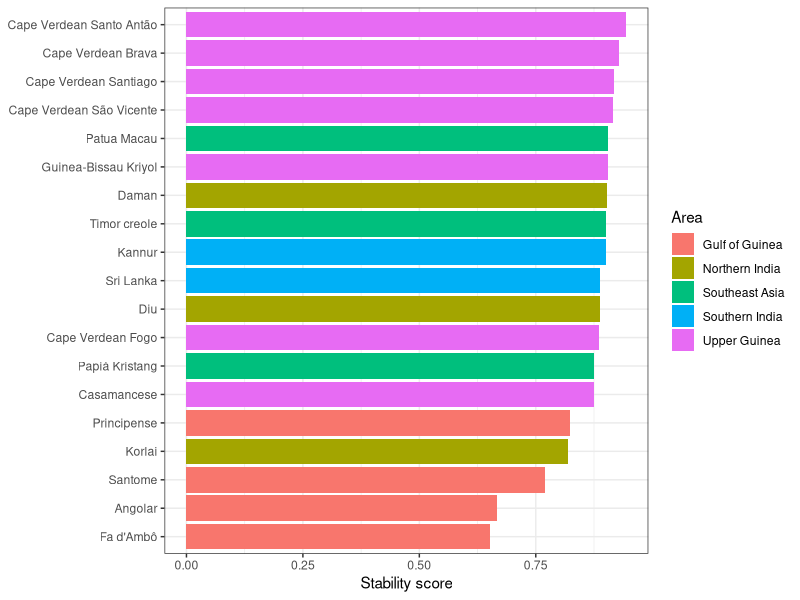
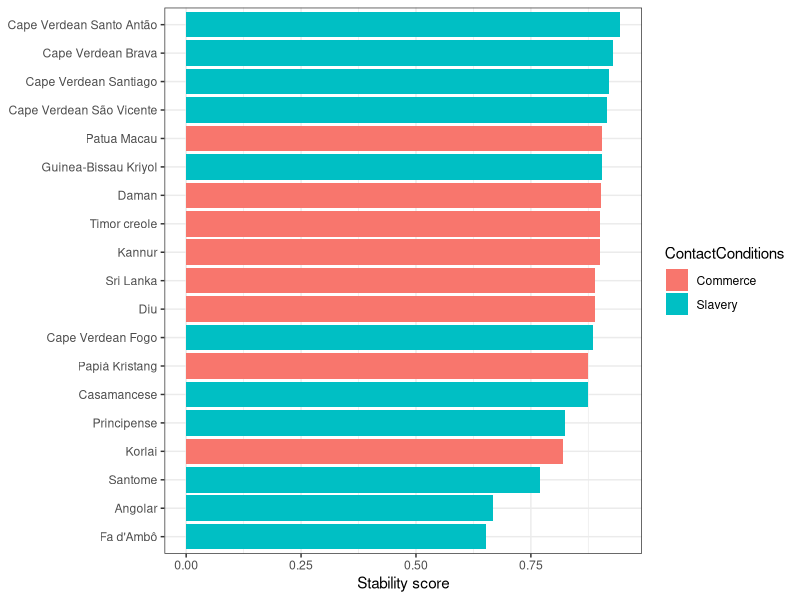
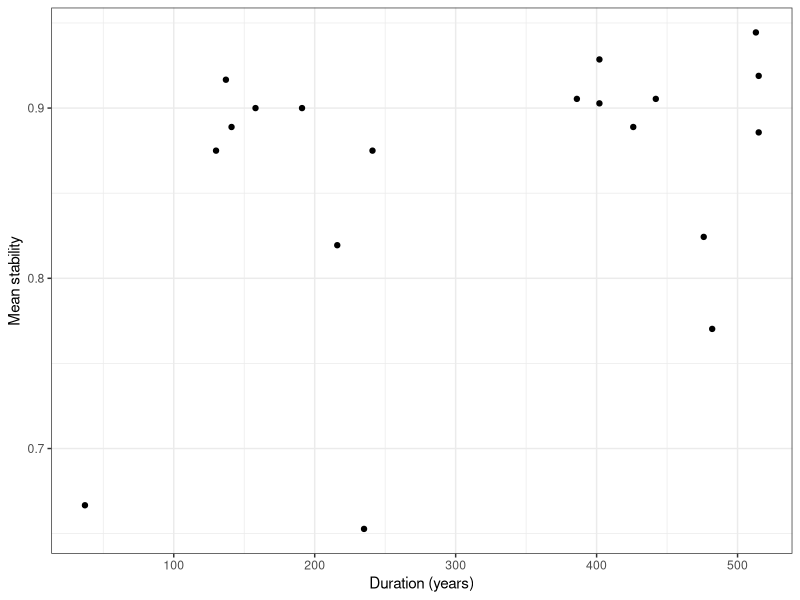
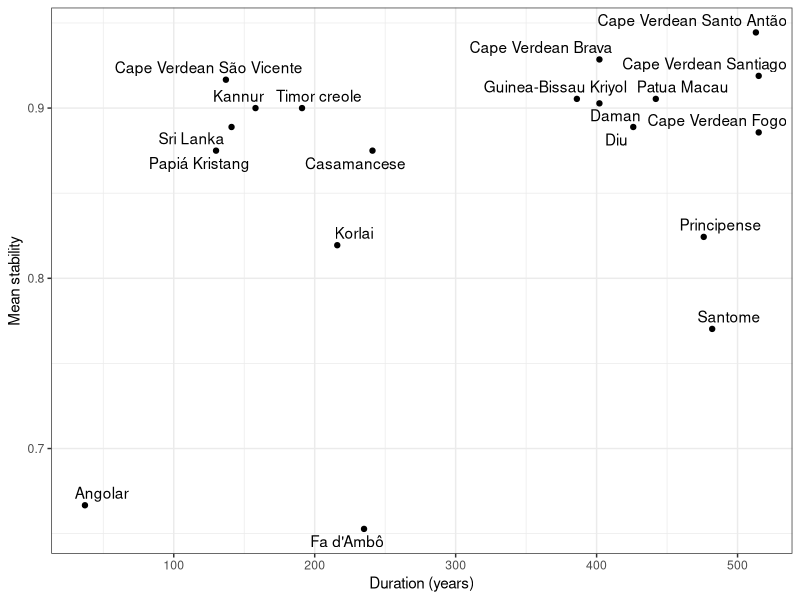
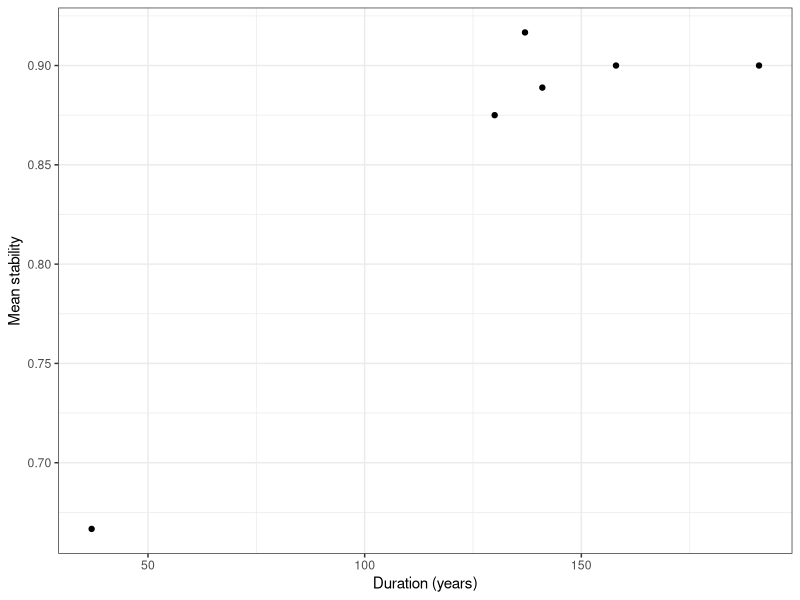
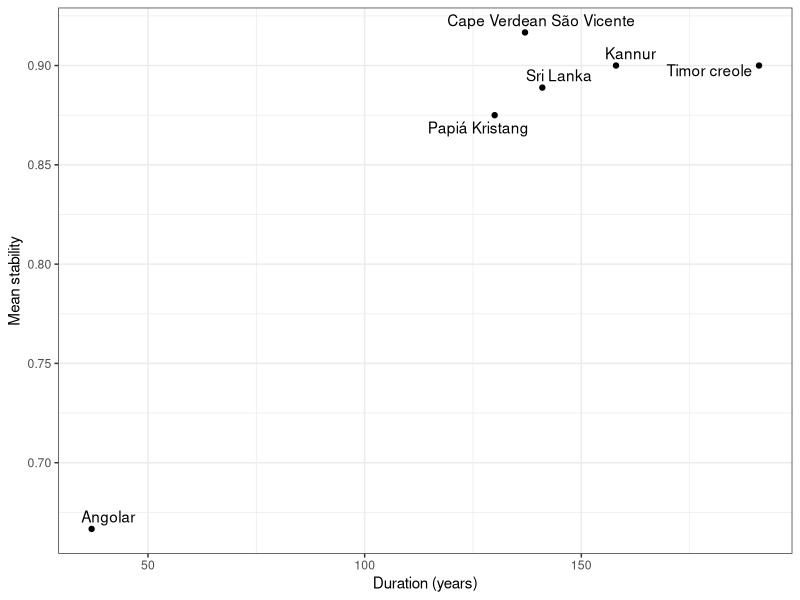
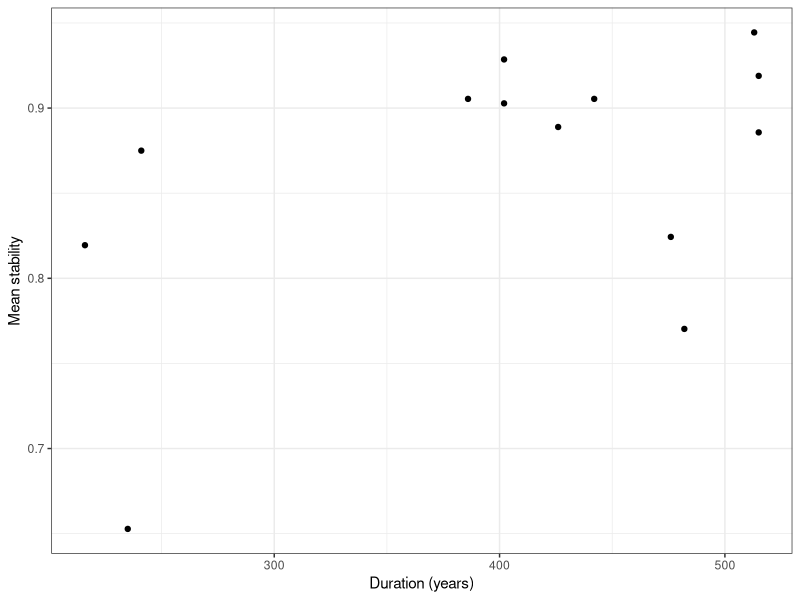
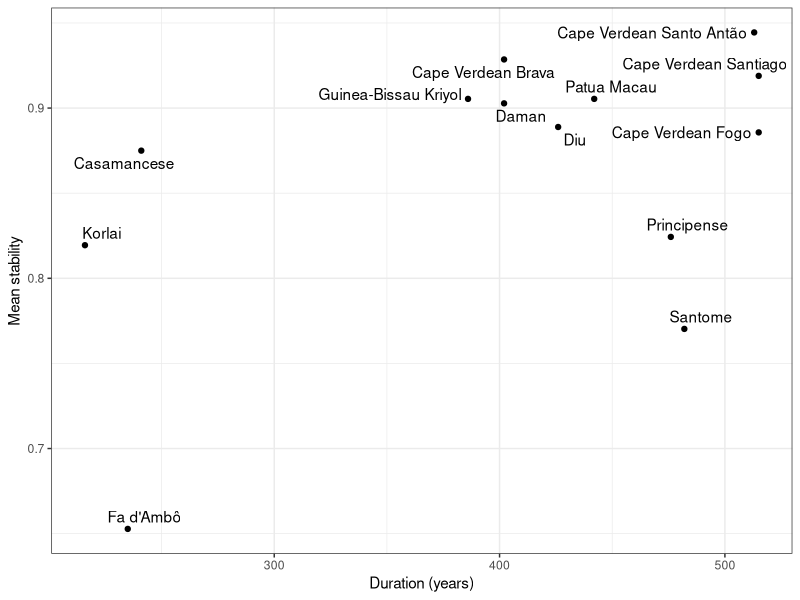

Write the R code that produced these figures, in order. (Note: this script raises an error after producing the figures.)
## ---- chunk 1
library(tidyverse)
library(knitr)
library(ggrepel)

# Set the theme for all figures
theme_set(theme_bw())
## ---- chunk 2
database <- read_csv('database.csv')
## ---- chunk 3
database %>% head() %>% kable()
## ---- chunk 4
database$duration <- database$`EndOfInfluence` - database$`FirstMajorSettlement`
## ---- chunk 5
database <- mutate(database, GlobalStability = (PlaceStability + MannerStability)/2)
# table(database$Language, database$GlobalStability)
## ---- chunk 6
database <- database %>% mutate(duration_group = ifelse(duration <= 200, 'short', 'long'))
## ---- chunk 7
database <- database %>% mutate(categorical_stability = ifelse(PlaceStability == 1 & MannerStability == 1, 'no manner/no place', NA))

database <- database %>% mutate(categorical_stability = ifelse(PlaceStability == 1 & MannerStability == 0, 'manner/no place', categorical_stability))

database <- database %>% mutate(categorical_stability = ifelse(PlaceStability == 0 & MannerStability == 1, 'no manner/place', categorical_stability))

database <- database %>% mutate(categorical_stability = ifelse(PlaceStability == 0 & MannerStability == 0, 'manner/place', categorical_stability))

table(database$categorical_stability)
## ---- chunk 8
creole_stability <- database %>% group_by(Language, Area, duration, duration_group, ContactConditions) %>% summarize(MeanStability = mean(GlobalStability, na.rm = TRUE))
## ---- chunk 9
ggplot(creole_stability) + 
  geom_bar(aes(x = MeanStability, y = reorder(Language, MeanStability), fill = Area), 
           stat = "identity", show.legend = TRUE) +
  theme(axis.title.y = element_blank()) +
  labs(x = "Stability score")
## ---- chunk 10
table(creole_stability$Area)
## ---- chunk 11
ggplot(creole_stability) + 
  geom_bar(aes(x = MeanStability, y = reorder(Language, MeanStability), fill = ContactConditions), 
           stat = "identity", show.legend = TRUE) +
  theme(axis.title.y = element_blank()) +
  labs(x = "Stability score")
## ---- chunk 12
ggplot(creole_stability, aes(x=duration, y=MeanStability)) +
  geom_point() +
  xlab("Duration (years)") +
  ylab("Mean stability")
## ---- chunk 13
ggplot(creole_stability, aes(x=duration, y=MeanStability)) +
  geom_point() +
  geom_text_repel(aes(label = creole_stability$Language)) +
  xlab("Duration (years)") +
  ylab("Mean stability")
## ---- chunk 14
msd <- lm(MeanStability ~ duration, data=creole_stability)
summary(msd)
## ---- chunk 15
tmp_short <- creole_stability %>% filter(duration <= 200)
tmp_long <- creole_stability %>% filter(duration > 200)
## ---- chunk 16
ggplot(tmp_short, aes(x=duration, y=MeanStability)) +
  geom_point() +
  xlab("Duration (years)") +
  ylab("Mean stability")

ggplot(tmp_short, aes(x=duration, y=MeanStability)) +
  geom_point() +
  geom_text_repel(aes(label = tmp_short$Language)) +
  xlab("Duration (years)") +
  ylab("Mean stability")
## ---- chunk 17
ggplot(tmp_long, aes(x=duration, y=MeanStability)) +
  geom_point() +
  xlab("Duration (years)") +
  ylab("Mean stability")

ggplot(tmp_long, aes(x=duration, y=MeanStability)) +
  geom_point() +
  geom_text_repel(aes(label = tmp_long$Language)) +
  xlab("Duration (years)") +
  ylab("Mean stability")
## ---- chunk 18
msd <- lm(MeanStability ~ duration + duration_group * duration, data=creole_stability)
summary(msd)
## ---- chunk 19
ggplot(creole_stability, aes(x = duration, y = MeanStability, color = duration_group)) +
  geom_smooth(method = "lm") +
  geom_point() +
  xlab("Duration (years)") +
  ylab("Mean stability") +
  labs(color = "Duration group")
## ---- chunk 20
library(mgcv)
# Factorize duration_group
creole_stability$duration_group = as.factor(creole_stability$duration_group)

# Model with an interaction between duration_group and duration
# (with maximum of cubic-spline fit)
msd.gam <- gam(MeanStability ~ duration_group + s(duration, k=3) + s(duration, by=duration_group, k=3), data=creole_stability)

summary(msd.gam)

plot(msd.gam, all.terms=T, shade=T, pages=1)

qqnorm(resid(msd.gam)); qqline(resid(msd.gam))

msd.gam.trimmed <- gam(MeanStability ~ duration_group + s(duration, k=3) + s(duration, by=duration_group, k=3), data=creole_stability %>% filter(MeanStability>0.7))

summary(msd.gam.trimmed)

plot(msd.gam.trimmed, sel=1, shade=T, ylab="Effect on mean stability", xlab="Duration of influence", residuals=T, main="Main effect of duration", cex=5, pch=".", col='dodgerblue'); abline(h=0, lty=2, col="red")

plot(msd.gam.trimmed, sel=2, shade=T, ylab="Effect on mean stability", xlab="Duration of influence", main="Long-term influence", col='dodgerblue'); abline(h=0, lty=2, col="red")

plot(msd.gam.trimmed, sel=3, shade=T, ylab="Effect on mean stability", xlab="Duration of influence", main="Short-term influence", col='dodgerblue'); abline(h=0, lty=2, col="red")

# (dotted lines indicate error)
plot(msd.gam.trimmed, all.terms=T, sel=4, ylab="Effect on mean stability", xlab="Duration group", main="Main effect of duration group")

# checking out the model performance
qqnorm(resid(msd.gam.trimmed)); qqline(resid(msd.gam.trimmed)) # meh
## ---- chunk 21
ggplot(database, aes(duration, MannerStability, colour=duration_group)) + 
  geom_point() + 
  geom_smooth(method = "lm") +
  facet_wrap(~Class) +
  xlab("Duration (years)") +
  ylab("Manner stability") +
  labs(color="Duration")
## ---- chunk 22
ggplot(database, aes(duration, GlobalStability, colour=duration_group)) + 
  geom_point() + 
  geom_smooth() +
  facet_wrap(~Class) +
  xlab("Duration (years)") +
  ylab("Global stability") +
  labs(color="Duration")
## ---- chunk 23
ggplot(database, aes(duration, PlaceStability, colour=duration_group)) + 
  geom_point() + 
  geom_smooth(method = "lm") +
  facet_wrap(~LexifierPhoneme)  +
  xlab("Duration (years)") +
  ylab("Place stability") +
  labs(color="Duration")
## ---- chunk 24
ggplot(database, aes(duration, MannerStability, colour=duration_group)) + 
  geom_point() + 
  geom_smooth() +
  facet_wrap(~LexifierPhoneme) +
  xlab("Duration (years)") +
  ylab("Mean stability") +
  labs(color="Duration")
## ---- chunk 25
ggplot(database, aes(duration, GlobalStability, colour=duration_group)) + 
  geom_point() + 
  geom_smooth() +
  facet_wrap(~LexifierPhoneme) +
  xlab("Duration (years)") +
  ylab("Global stability") +
  labs(color="Duration")
## ---- chunk 26
place_results <- database %>% group_by(LexifierPhoneme) %>% summarize(mplace = mean(PlaceStability, na.rm = TRUE))
manner_results <- database %>% group_by(LexifierPhoneme) %>% summarize(mmanner = mean(MannerStability, na.rm = TRUE))

consonant_stability <- left_join(place_results, manner_results, by = "LexifierPhoneme")

class <- c("nasal", "rhotic", "lateral", "fricative", "stop", "stop", "fricative", "stop", "stop", "lateral", "nasal", "nasal", "stop", "rhotic", "fricative", "stop", "affricate", "fricative", "fricative")

consonant_stability_class <- cbind(consonant_stability, class)
## ---- chunk 27
ggplot(consonant_stability, aes(y = mmanner, x = mplace, label = LexifierPhoneme, color=class)) +
  geom_point(position= "dodge") + 
  geom_text(aes(label=LexifierPhoneme), hjust=3, vjust=0) +
  theme(axis.title.x = element_blank(),
        axis.title.y = element_blank())
## ---- chunk 28
ggplot(consonant_stability, aes(y = mmanner, x = mplace)) +
  geom_point(position= "dodge", aes(color=class)) + 
  geom_text_repel(aes(label = LexifierPhoneme)) +
  xlab("Mean stability (place of articulation)") +
  ylab("Mean (manner of articulation)") +
  labs(color="Segment class")
## ---- chunk 29
consonant_global_stability <- mutate(consonant_stability_class, mglobal = (mmanner + mplace)/2)

ggplot(consonant_global_stability) + 
  geom_bar(aes(x = mglobal, 
               y = reorder(LexifierPhoneme, mglobal),
               fill = class), stat = "identity", show.legend = TRUE) +
  labs(x = "Stability score", y = "Phoneme", fill = "Manner")
## ---- chunk 30
# qplot(x = duration, y = MeanStability, data = consonant_global_stability, color = duration_group) +
#  geom_smooth(method = "lm") 
## ---- chunk 31
library(lmerTest)

# Factorizing
mod.db = database %>%
              as.data.frame() %>%
              mutate(categorical_stability = as.factor(categorical_stability),
              Lexifier = as.factor(Lexifier),
              CreolePhoneme = as.factor(CreolePhoneme),
              Language = as.factor(Language))

# Remove singletons/doubletons
#goodies = names(table(mod.db$CreolePhoneme)>2)

#mod.db = mod.db %>%
#         filter(CreolePhoneme %in% goodies)
## ---- chunk 32
plot(mod.db$categorical_stability, mod.db$duration, notch=T)
## ---- chunk 33
table(mod.db$categorical_stability)

# Place stability
cat.mod.place = glmer(PlaceStability ~ log(duration) + (1|CreolePhoneme), data=mod.db, family="binomial")

summary(cat.mod.place)

# Manner stability
cat.mod.manner = glmer(MannerStability ~ log(duration) + (1|CreolePhoneme), data=mod.db, family="binomial")

summary(cat.mod.manner)

# Duration group
cat.mod.group = glmer(as.factor(duration_group) ~ PlaceStability + MannerStability + (1|CreolePhoneme), data=mod.db, family="binomial", nAGQ=0)

summary(cat.mod.group)
## ---- chunk 34
data_by_position <- database %>% select(Position, LexifierPhoneme, PlaceStability, MannerStability) %>% mutate(Position = tolower(Position))

data_by_position$PlaceStability <- as.numeric(data_by_position$PlaceStability)

data_by_position$MannerStability <- as.numeric(data_by_position$MannerStability)
## ---- chunk 35
position_stability <- mutate(data_by_position, GlobalStability = (PlaceStability + MannerStability)/2)

position_results <- position_stability %>% group_by(LexifierPhoneme, Position) %>% summarize(m = mean(GlobalStability, na.rm = TRUE))
## ---- chunk 36
position_results$Position <- factor(position_results$Position, levels = c('word-initial', 'word-medial', 'word-final'))

ggplot(position_results, aes(x = LexifierPhoneme, y = m, fill = Position)) + 
  geom_col(position = position_dodge2(width = 0.9, preserve = "single")) +
  theme(axis.title.x = element_blank(),
        axis.title.y = element_blank()) +
  labs(x = "Lexifier phoneme", y = "Mean stability", fill = "Word position")
## ---- chunk 37
ggplot(position_results) + 
  geom_bar(aes(x = m,
               y = reorder(LexifierPhoneme, m),
               fill = Position), 
           stat = "identity", 
           show.legend = TRUE,
           position = "dodge2") +
  labs(x = "Stability score", y = "Phoneme", fill = "Word position")
## ---- chunk 38
position_results1 <- position_results %>% pivot_wider(names_from = Position, values_from = m)

different_position <- subset(position_results1, position_results1$`word-initial` != position_results1$`word-medial` | position_results1$`word-final` != position_results1$`word-medial`)

different_position_results <- different_position %>% pivot_longer(c(`word-initial`, `word-medial`, `word-final`), names_to = "Position", values_to = "m")

different_position_results$Position <- factor(different_position_results$Position, levels = c('word-initial', 'word-medial', 'word-final'))

ggplot(different_position_results, 
       aes(x = LexifierPhoneme, y = m, fill = Position)) + 
  geom_col(position = position_dodge2(width = 0.9, preserve = "single")) +
  labs(x = "Lexifier phoneme", y = "Mean stability", fill = "Word position")
## ---- chunk 39
# TODO: reorder doesn't work here
ggplot(different_position_results) + 
  geom_bar(aes(x = m,
               y = reorder(LexifierPhoneme, m),
               fill = Position), 
           stat = "identity", 
           show.legend = TRUE,
           position = "dodge2") +
  labs(x = "Stability score", y = "Phoneme", fill = "Word position")
## ---- chunk 40
m <- lm(MeanStability ~ ContactConditions, data=creole_stability)
summary(m)

ggplot(creole_stability, aes(x = ContactConditions, y = MeanStability, fill = ContactConditions)) +
  geom_smooth(method = "lm") +
  geom_violin()  +
  xlab("Contact condition") +
  ylab("Mean stability") +
  guides(fill="none")
## ---- chunk 41
m <- lm(MeanStability ~ duration + ContactConditions * duration, data=creole_stability)
summary(m)

ggplot(creole_stability, aes(x = duration, y = MeanStability, color = ContactConditions)) +
  geom_smooth(method = "lm") +
  geom_point() +
  xlab("Duration (years)") +
  ylab("Mean stability") +
  labs(color="Contact conditions")
